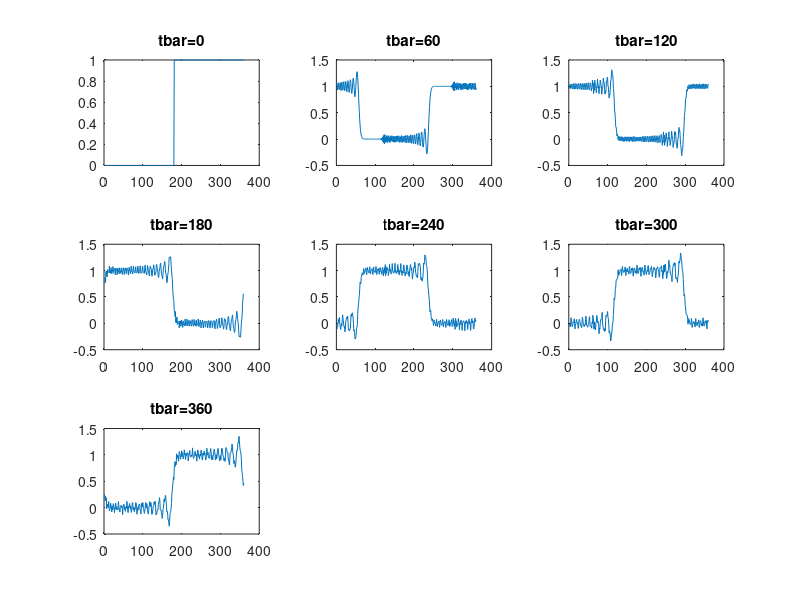

MATLAB code to generate this figure: (Note: this script raises an error after producing the figure.)
%----------------------------------------一维线性平流方程的求解------------------------------------------------------
%-------------------------------------------191830035傅克成----------------------------------------------------------
clc;
%输入默认参数
delta_x=400;
delta_t=2;
c=20;
u_0=20;
tbar=c*delta_t/delta_x;
%空间步长数
m=360;
%时间步长数
n=ceil(360/tbar);
%设置初始参数
mu=c*delta_t/delta_x;
u=zeros(m,n);
%---------------下边界
for i=1:m
    if i<=m/2
        u(i,1)=0;
    else
        u(i,1)=1;
    end
end
%------------------先对时间前差------------------------
for i=1:m
    if i==1
        u(i,2)=u(i,1)-0.5*mu*(u(i+1,1)-u(m,1));
    elseif i==m
        u(i,2)=u(i,1)-0.5*mu*(u(1,1)-u(i-1,1));
    else
        u(i,2)=u(i,1)-0.5*mu*(u(i+1,1)-u(i-1,1));
    end
end
%-----------------再做中央差分-------------------------
for j=2:n
    for i=1:m
        if i==1
            u(i,j+1)=u(i,j-1)+mu*(u(m,j)-u(i+1,j));
        elseif i==m
            u(i,j+1)=u(i,j-1)+mu*(u(i-1,j)-u(1,j));
        else
            u(i,j+1)=u(i,j-1)+mu*(u(i-1,j)-u(i+1,j));
        end
    end
end
u=u';
figure(1)
subplot(3,3,1)
plot(u(1,:))
title('tbar=0')
subplot(3,3,2)
plot(u(ceil(60/tbar),:))
title('tbar=60')
subplot(3,3,3)
plot(u(ceil(120/tbar),:))
title('tbar=120')
subplot(3,3,4)
plot(u(ceil(180/tbar),:))
title('tbar=180')
subplot(3,3,5)
plot(u(ceil(240/tbar),:))
title('tbar=240')
subplot(3,3,6)
plot(u(ceil(300/tbar),:))
title('tbar=300')
subplot(3,3,7)
plot(u(ceil(360/tbar),:))
title('tbar=360')
sgtitle('Numerical solution of u')
%保存图片
saveas(1,'numerical solution of u.png')
%----------------试着绘制动图---------------------------
pic_num=1;
 for t=1:360
    figure(3)
    plot(u(ceil(t/tbar),:))
    axis([0 360 -0.6 1.5])
    title('wave u')
    F=getframe(gcf);
    I=frame2im(F);
    [I,map]=rgb2ind(I,256);
    if pic_num == 1
        imwrite(I,map,'wave.gif','gif', 'Loopcount',inf,'DelayTime',0.001);
    else
        imwrite(I,map,'wave.gif','gif','WriteMode','append','DelayTime',0.001);
    end
    pic_num = pic_num + 1;
end